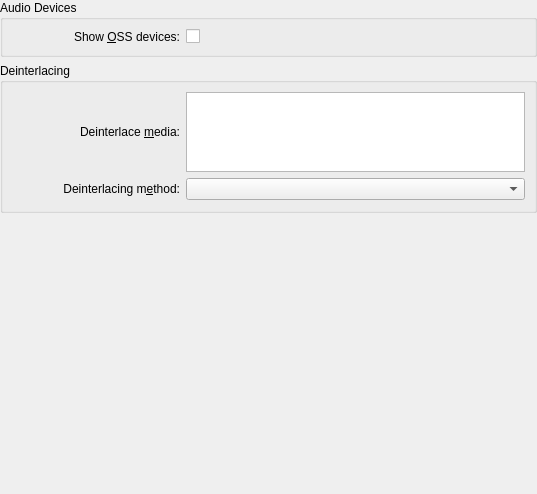
<ui version="4.0" >
 <author>Matthias Kretz &lt;kretz@kde.org</author>
 <class>XineOptions</class>
 <widget class="QWidget" name="XineOptions" >
  <property name="geometry" >
   <rect>
    <x>0</x>
    <y>0</y>
    <width>537</width>
    <height>494</height>
   </rect>
  </property>
  <layout class="QVBoxLayout" >
   <property name="leftMargin" >
    <number>0</number>
   </property>
   <property name="topMargin" >
    <number>0</number>
   </property>
   <property name="rightMargin" >
    <number>0</number>
   </property>
   <property name="bottomMargin" >
    <number>0</number>
   </property>
   <item>
    <widget class="QGroupBox" name="groupBox_2" >
     <property name="title" >
      <string>Audio Devices</string>
     </property>
     <layout class="QGridLayout" >
      <item row="0" column="0" >
       <widget class="QLabel" name="label_3" >
        <property name="text" >
         <string>Show &amp;OSS devices:</string>
        </property>
        <property name="alignment" >
         <set>Qt::AlignRight|Qt::AlignTrailing|Qt::AlignVCenter</set>
        </property>
        <property name="wordWrap" >
         <bool>true</bool>
        </property>
        <property name="buddy" >
         <cstring>m_ossCheckbox</cstring>
        </property>
       </widget>
      </item>
      <item row="0" column="1" >
       <widget class="QCheckBox" name="m_ossCheckbox" >
        <property name="toolTip" >
         <string>Show OSS devices in the list of available devices, even if ALSA is available.</string>
        </property>
       </widget>
      </item>
      <item row="1" column="0" >
       <spacer>
        <property name="orientation" >
         <enum>Qt::Horizontal</enum>
        </property>
        <property name="sizeType" >
         <enum>QSizePolicy::Expanding</enum>
        </property>
        <property name="sizeHint" >
         <size>
          <width>230</width>
          <height>1</height>
         </size>
        </property>
       </spacer>
      </item>
      <item row="1" column="1" >
       <spacer>
        <property name="orientation" >
         <enum>Qt::Horizontal</enum>
        </property>
        <property name="sizeHint" >
         <size>
          <width>400</width>
          <height>1</height>
         </size>
        </property>
       </spacer>
      </item>
     </layout>
    </widget>
   </item>
   <item>
    <widget class="QGroupBox" name="deinterlaceGroupBox" >
     <property name="title" >
      <string>Deinterlacing</string>
     </property>
     <layout class="QGridLayout" >
      <item row="0" column="0" >
       <widget class="QLabel" name="label" >
        <property name="text" >
         <string>Deinterlace &amp;media:</string>
        </property>
        <property name="alignment" >
         <set>Qt::AlignRight|Qt::AlignTrailing|Qt::AlignVCenter</set>
        </property>
        <property name="wordWrap" >
         <bool>true</bool>
        </property>
        <property name="buddy" >
         <cstring>deinterlaceMediaList</cstring>
        </property>
       </widget>
      </item>
      <item row="0" column="1" >
       <widget class="QListWidget" name="deinterlaceMediaList" >
        <property name="sizePolicy" >
         <sizepolicy vsizetype="Minimum" hsizetype="Expanding" >
          <horstretch>0</horstretch>
          <verstretch>0</verstretch>
         </sizepolicy>
        </property>
        <property name="maximumSize" >
         <size>
          <width>16777215</width>
          <height>80</height>
         </size>
        </property>
        <property name="selectionMode" >
         <enum>QAbstractItemView::NoSelection</enum>
        </property>
       </widget>
      </item>
      <item row="1" column="0" >
       <widget class="QLabel" name="label_2" >
        <property name="text" >
         <string>Deinterlacing m&amp;ethod:</string>
        </property>
        <property name="alignment" >
         <set>Qt::AlignRight|Qt::AlignTrailing|Qt::AlignVCenter</set>
        </property>
        <property name="wordWrap" >
         <bool>true</bool>
        </property>
        <property name="buddy" >
         <cstring>deinterlaceMethodBox</cstring>
        </property>
       </widget>
      </item>
      <item row="1" column="1" >
       <widget class="QComboBox" name="deinterlaceMethodBox" />
      </item>
      <item row="2" column="0" >
       <spacer>
        <property name="orientation" >
         <enum>Qt::Horizontal</enum>
        </property>
        <property name="sizeType" >
         <enum>QSizePolicy::Expanding</enum>
        </property>
        <property name="sizeHint" >
         <size>
          <width>230</width>
          <height>1</height>
         </size>
        </property>
       </spacer>
      </item>
      <item row="2" column="1" >
       <spacer>
        <property name="orientation" >
         <enum>Qt::Horizontal</enum>
        </property>
        <property name="sizeHint" >
         <size>
          <width>400</width>
          <height>1</height>
         </size>
        </property>
       </spacer>
      </item>
     </layout>
    </widget>
   </item>
   <item>
    <spacer>
     <property name="orientation" >
      <enum>Qt::Vertical</enum>
     </property>
     <property name="sizeType" >
      <enum>QSizePolicy::Expanding</enum>
     </property>
     <property name="sizeHint" >
      <size>
       <width>499</width>
       <height>51</height>
      </size>
     </property>
    </spacer>
   </item>
  </layout>
 </widget>
 <layoutfunction spacing="KDialog::spacingHint" margin="KDialog::marginHint" />
 <resources/>
 <connections/>
</ui>
